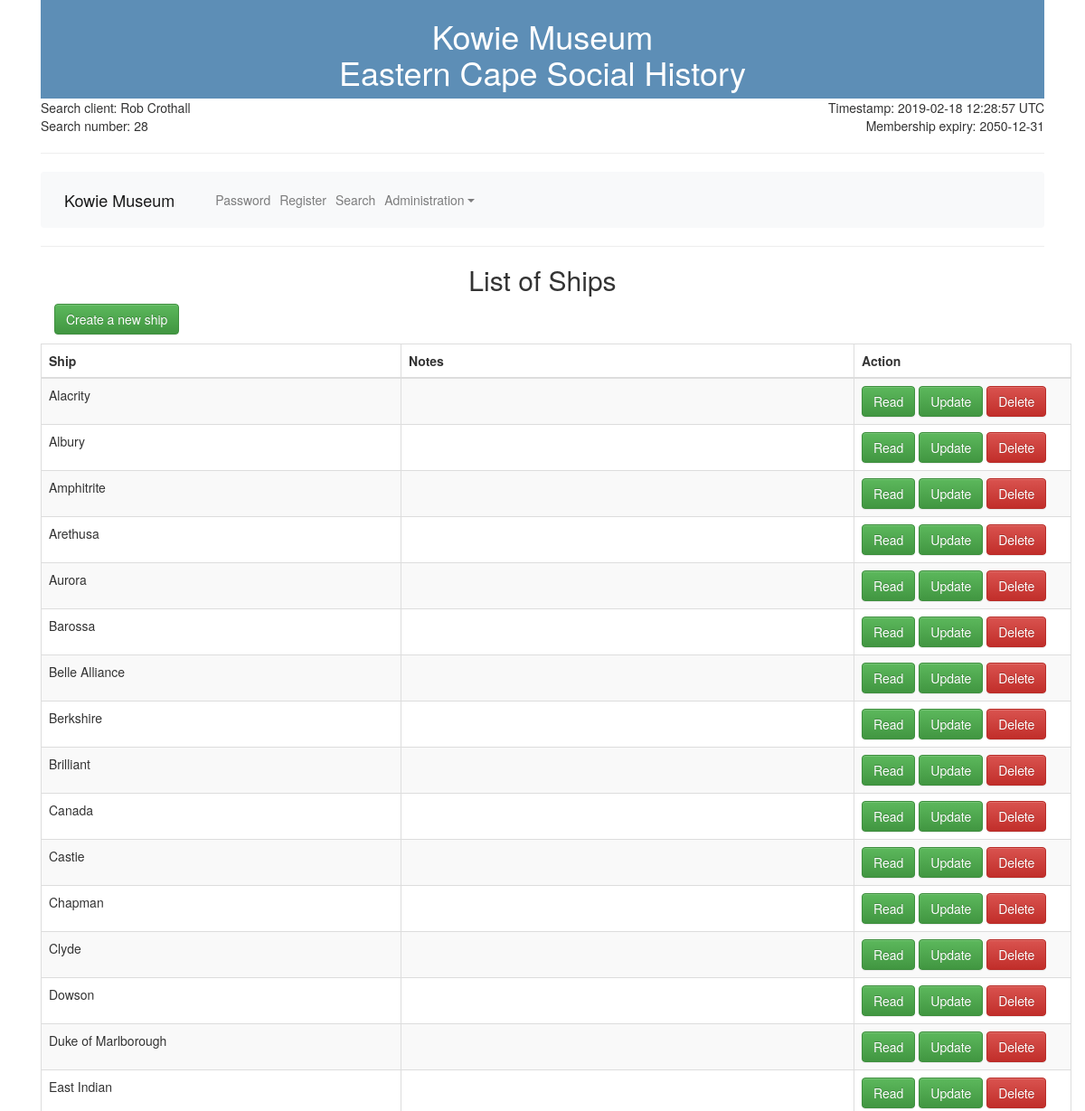
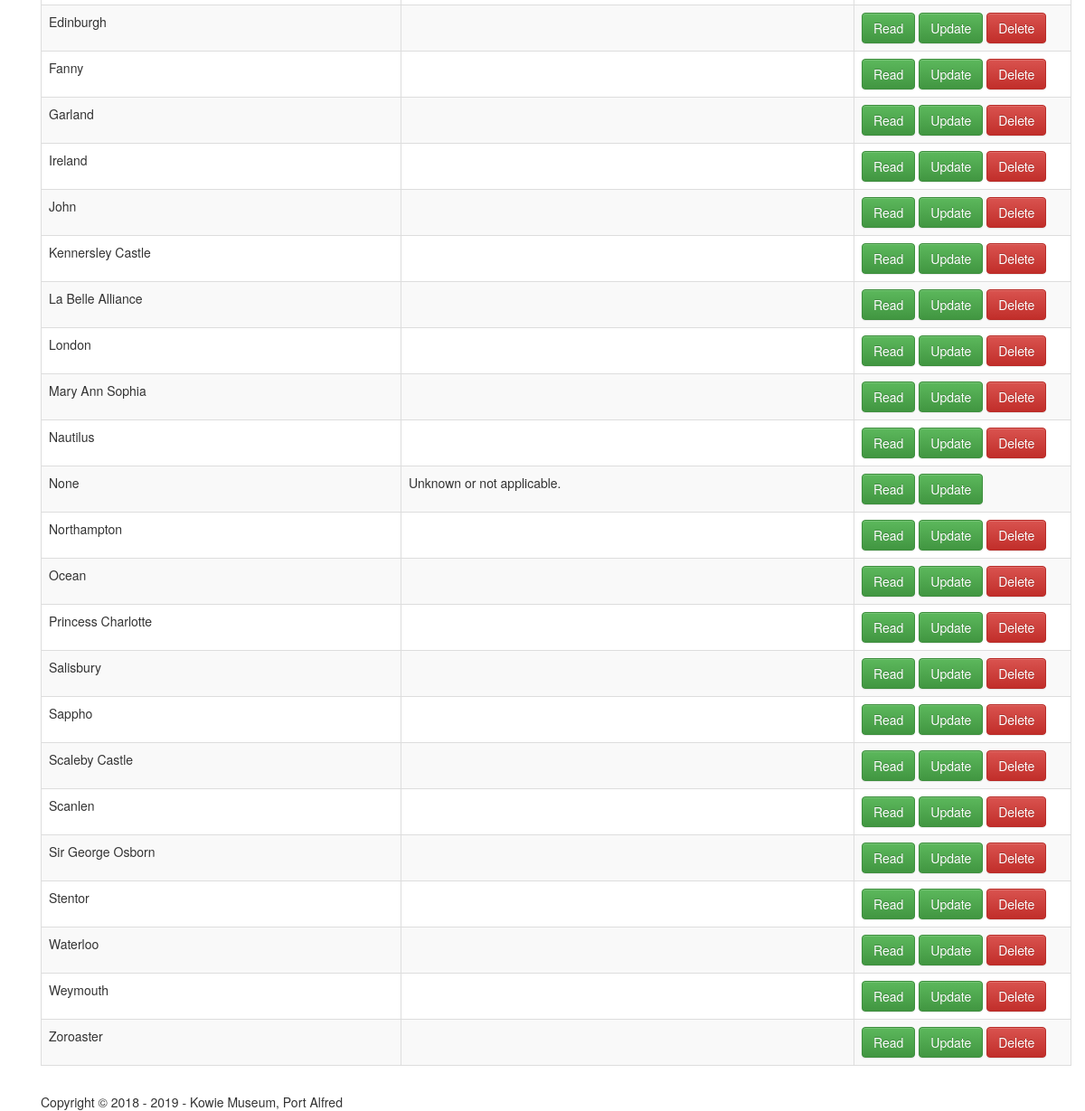
Page /ctl/ship.php (signed in) on the committed database (2 pictures, top to bottom).
### tables this page shows
CREATE TABLE `ship` (
  `id` int(8) NOT NULL AUTO_INCREMENT,
  `ship_name` varchar(50) NOT NULL,
  `notes` text,
  `user_id` int(8) NOT NULL,
  `changed` timestamp NOT NULL DEFAULT CURRENT_TIMESTAMP,
  PRIMARY KEY (`id`)
);

### view/ship_form.php (the view)
<h2 align="center">List of Ships</h2>
    <div class="container">
        <p><a href="../ctl/ship_create.php" class="btn btn-success">Create a new ship</a></p>
        <div class="row">
            <table class="table table-striped table-bordered">
                <thead>
                    <tr>
                        <th>Ship</th>
                        <th>Notes</th>
                        <th>Action</th>
                    </tr>
                </thead>
                <tbody>
                    <?php
                    $rows = query("SELECT * from ship order by ship_name");
                    if (count($rows) > 0)
                    {
                        foreach ($rows as $row)
                        {
                            echo '<tr>';
                                echo '<td>' . $row['ship_name'] . '</td>';
                                echo '<td>' . $row['notes'] . '</td>';
                                echo '<td style="width:240px">';
                                    echo '<a class="btn btn-success" href="../ctl/ship_read.php?id=' . $row['id'] . '">Read</a>' . '&nbsp;';
												if ($_SESSION["user_role"] == "STAFF" | $_SESSION["user_role"] == "ADMIN" ) {
                                    	echo '<a class="btn btn-success" href="../ctl/ship_update.php?id=' . $row['id'] . '">Update</a>' . '&nbsp;';
                                    	if ($row['id'] > 0) {
                                    	    echo '<a class="btn btn-danger" href="../ctl/ship_delete.php?id=' . $row['id'] . '">Delete</a>';
                                    	}
                                    }
                                echo '</td>';
                            echo '</tr>';
                       }
                    }
                    ?>
                </tbody>
            </table>
        </div>
    </div>

### ctl/ship.php (shortened to what this page needs)
<?php
    if ($_SERVER["REQUEST_METHOD"] == "POST")
    {
       render("../view/construction_form.php");
    }
    else
    {
        render("../view/ship_form.php", ["title" => "All Ship"]);
    }
?>

### conf/functions.php (shortened to what this page needs)
<?php
    function query()
    {
        $sql = func_get_arg(0);
        $parameters = array_slice(func_get_args(), 1);
        static $handle;
        if (!isset($handle))
        {
            try
            {
                $handle = new PDO("mysql:dbname=" . DATABASE . ";host=" . SERVER, USERNAME, PASSWORD);
                $handle->setAttribute(PDO::ATTR_EMULATE_PREPARES, false);
            }
            catch (Exception $e)
            {
                trigger_error($e->getMessage(), E_USER_ERROR);
                exit;
            }
        }
        $statement = $handle->prepare($sql);
        $results = $statement->execute($parameters);
        if ($results !== false)
        {
            return $statement->fetchAll(PDO::FETCH_ASSOC);
        }
        else
        {
            return false;
        }
    }
    function render($template, $values = [])
    {
        if (file_exists("$template"))
        {
            extract($values);
            require("../view/header.php");
            require("$template");
            require("../view/footer.php");
        }
        else
        {
            trigger_error("Invalid template: $template", E_USER_ERROR);
        }
    }
?>

### view/header.php (shortened to what this page needs)
<!DOCTYPE html>
<html lang="en">
  <head>
<link rel="stylesheet" href="https://maxcdn.bootstrapcdn.com/bootstrap/4.0.0/css/bootstrap.min.css">   <link rel="stylesheet" href="https://maxcdn.bootstrapcdn.com/bootstrap/3.3.7/css/bootstrap.min.css">
   <link rel="stylesheet" href="https://maxcdn.bootstrapcdn.com/font-awesome/4.7.0/css/font-awesome.min.css">
   <link href="../assets/css/bootstrap.min.css" rel="stylesheet">
   <link href="../assets/css/bootstrap.css" rel="stylesheet">
   <link href="../assets/css/bootstrap-theme.min.css" rel="stylesheet"/>
  </head>
  <body>
    <div class="container">
       <div id="top">
     	    <table border="0" cellpadding="0" cellspacing="0" width="100%">
   	      <tr>
	         	<td align="center" bgcolor="#5d8eb6" valign="top">
		           <h1><font color="white"><?= CLIENT_NAME ?><br><?= SYSTEM_NAME ?></font></h1>
		         </td>
	         </tr>
	       </table>
	       <table border="0" cellpadding="0" cellspacing="0" width="100%">
	         <tr>
		        <td align="left" width="50%">Search client: <?php echo $_SESSION["user_first_name"] . " " . $_SESSION["user_surname"] ?> </td>
		        <td align="right" width="50%">Timestamp: <?php echo date("Y-m-d H:i:s T"); ?></td>
	         </tr>
	         <tr>
		        <td align="left" width="50%">Search number: <?php echo $_SESSION["search_count"] ?> </td>
		        <td align="right" width="50%">Membership expiry: <?php echo $_SESSION["member_exp"]; ?> </td>
	         </tr>
	       </table>
	       <hr>
		 	 <?php
    			require("../view/menu.php");
		 	 ?>
		 	 <hr>
       </div>
       <div id="middle">

### view/menu.php (shortened to what this page needs)
<nav class="navbar navbar-expand-lg navbar-light bg-light">
  <a class="navbar-brand" href="../ctl/logout.php">Kowie Museum</a>
  <div class="collapse navbar-collapse" id="navbarSupportedContent">
    <ul class="navbar-nav mr-auto">
      <li class="nav-item">
			<?php
				if($_SESSION["id"] !== "0") {
            	echo '<a class="nav-link" href="../ctl/password.php">Password</a> ';
				}
			?>
      </li>
      <li class="nav-item">
        <a class="nav-link" href="../ctl/register.php">Register</a>
      </li>
      <li class="nav-item">
			<?php
				if($_SESSION["id"] !== "0") {
            	echo '<a class="nav-link" href="../ctl/search.php">Search</a> ';
				}
			?>
      </li>
      <?php
      if($_SESSION["user_role"] == "STAFF" | $_SESSION["user_role"] == "ADMIN") {
      	echo '<li class="nav-item dropdown">';
        echo '<a class="nav-link dropdown-toggle" href="#" id="navbarDropdown" role="button" data-toggle="dropdown" aria-haspopup="true" aria-expanded="false">';
        echo 'Administration';
        echo '</a>';
      	echo '</li>';
   	}
      ?>
    </ul>
  </div>
</nav>

### view/footer.php (shortened to what this page needs)
            </div>
            <div id="bottom">
                Copyright &#169; 2018 - 2019 - Kowie Museum, Port Alfred
            </div>
        </div>
    </body>
</html>

### rows in the picture
ship: ship_name "Alacrity"
ship: ship_name "Albury"
ship: ship_name "Amphitrite"
ship: ship_name "Arethusa"
ship: ship_name "Aurora"
ship: ship_name "Barossa"
ship: ship_name "Belle Alliance"
ship: ship_name "Berkshire"
ship: ship_name "Brilliant"
ship: ship_name "Canada"
ship: ship_name "Castie"
ship: ship_name "Chapman"
ship: ship_name "Clyde"
ship: ship_name "Dowson"
ship: ship_name "Duke of Marlborough"
ship: ship_name "East Indian"
ship: ship_name "Edinburgh"
ship: ship_name "Fanny"
ship: ship_name "Garland"
ship: ship_name "Ireland"
ship: ship_name "John"
ship: ship_name "Kennersley Castle"
ship: ship_name "La Belle Alliance"
ship: ship_name "London"
ship: ship_name "Mary Ann Sophia"
ship: ship_name "Nautilus"
ship: ship_name "None", notes "Unknown or not applicable."
ship: ship_name "Northampton"
ship: ship_name "Ocean"
ship: ship_name "Princess Charlotte"
ship: ship_name "Salisbury"
ship: ship_name "Sappho"
ship: ship_name "Scaleby Castle"
ship: ship_name "Scanlen"
ship: ship_name "Sir George Osborn"
ship: ship_name "Stentor"
ship: ship_name "Waterloo"
ship: ship_name "Weymouth"
ship: ship_name "Zoroaster"

### other values in the picture
CLIENT_NAME "Kowie Museum"
SYSTEM_NAME "Eastern Cape Social History"
$_SESSION["user_first_name"] "Rob"
$_SESSION["user_surname"] "Crothall"
$_SESSION["search_count"] "28"
$_SESSION["member_exp"] "2050-12-31"
